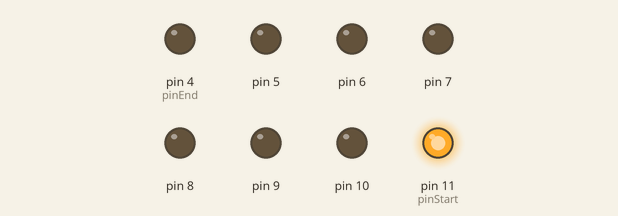
This sketch was run on a simulated Arduino Uno, built with avr-gcc and run on an emulated ATmega328P. Shown: output pins drawn as LEDs (lit = HIGH).

Above: at 0.2 s.
At 1.2 s:
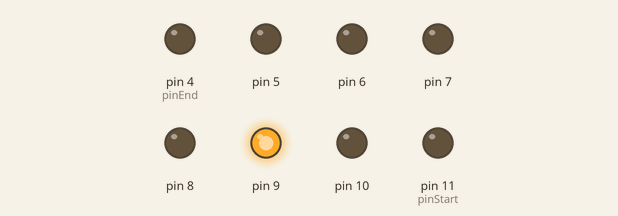
At 1.7 s:
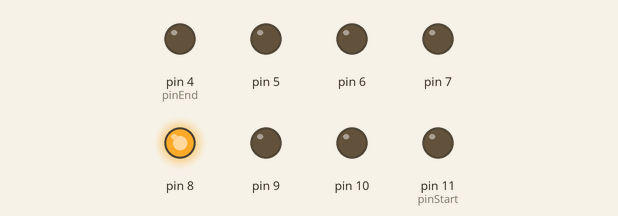
At 2.2 s:
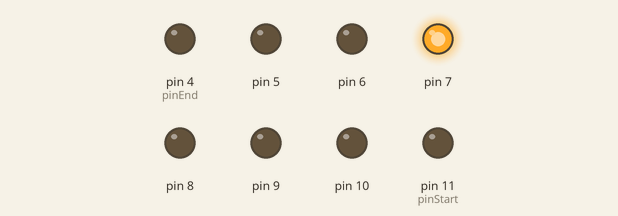
At 3.2 s:
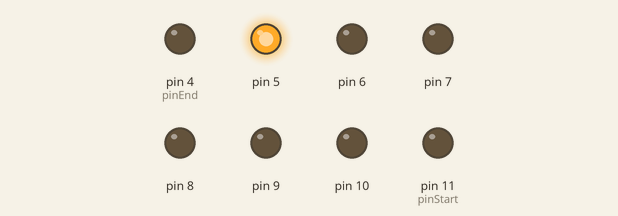
At 4.7 s:
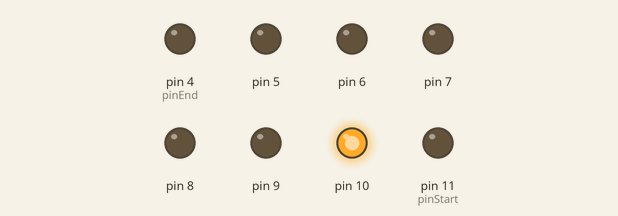
Timing chart, 0 to 5.2 s (numbered marks = the images above):
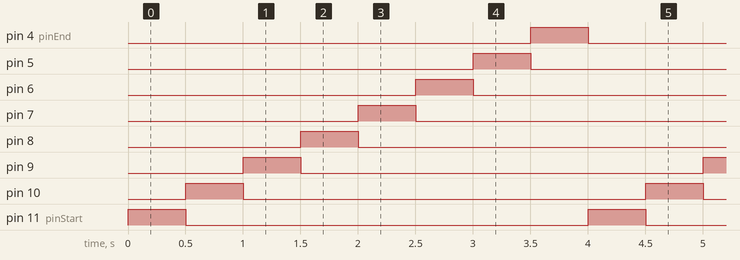

Measured:
- by itself, pin 4 (pinEnd), pin 5–10, pin 11 (pinStart): alternates HIGH for 0.50 s and LOW for 3.5 s
- by itself, everything shown: repeats every 4.0 s, in 9 steps

The sketch:

sketch_apr11a.ino
```cpp
int pinStart = 11;
int pinEnd = 4;

void setup()
{

  for( int i = pinStart; i > pinEnd-1; i-- )
  {
    pinMode(i, OUTPUT);
  }

}

void loop()
{

  for( int i = pinStart;i > pinEnd-1; i-- )
  {
      digitalWrite(i,HIGH);
      digitalWrite( (i != pinEnd) ? i-1 : pinStart, LOW);

      delay(500);
      digitalWrite(i,LOW);
  }

 }
```
